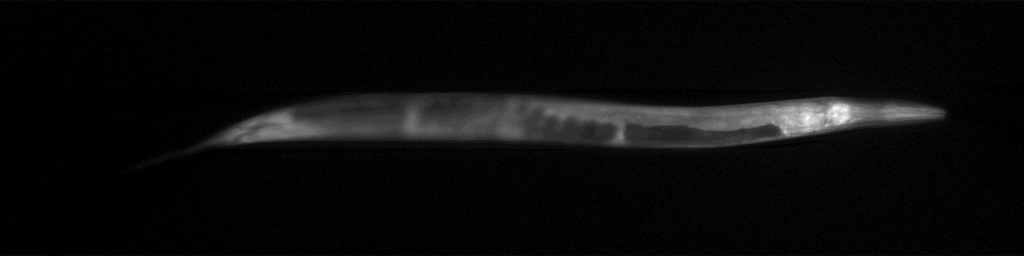
#> input picture TestImage.png, 2048 x 512 px (shown at 1/2 size); its folder holds only this picture in this run
$ python -i worm_analysis.py   (imports and definitions only)
#> lines starting #> are read from the running program, lines starting #| are printed output that depends on the picture; after the words box and inside, x2 and y2 are one past the last pixel; in counts of white or black regions, pixels touching at a corner belong together
#> further down, picture is the input picture: shape (512, 2048); min 0, max 21, mean 0.9
# Go through all .png files in the given directory

import cv2
import numpy as np
import matplotlib.pyplot as plt
import sys
import argparse
import scipy.ndimage as sp
import AnalysisFunction as AF
import glob
import os
import sqlite3
from datetime import datetime


def worm_analysis(img):
    # Select background region (safe region is rows 0-100, columns 0-2000)
    bkCoords = [448, 449, 881, 37]
    bk = img[bkCoords[1]:(bkCoords[1] + bkCoords[3]), bkCoords[0]:(bkCoords[0] + bkCoords[2])]
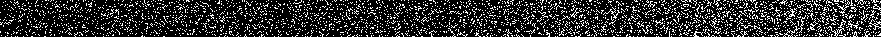
#> bk: shape (37, 881); values 0 (black) and 1 (white), 18.5% white in thin lines or dots

    #####################################################################################
    # Step 2: threshold image
    #####################################################################################

    # Otsu's thresholding to get the image to be binary black and white.
    ret, th = cv2.threshold(img, 0, 255, cv2.THRESH_BINARY + cv2.THRESH_OTSU)
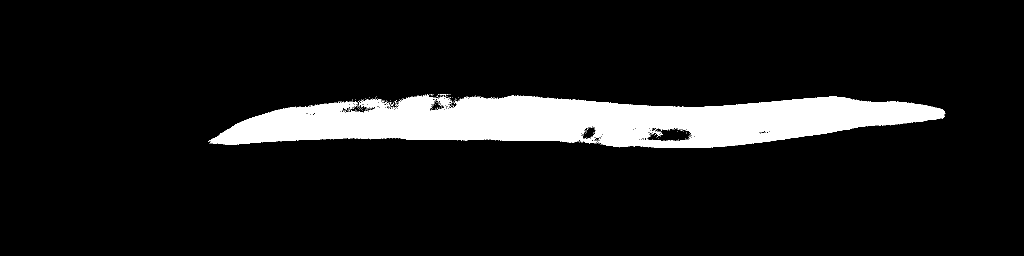
#> th: shape (512, 2048) (shown at 1/2 size); 9.5% white; 164 white regions (163 under 20 px), largest, box (x1, y1, x2, y2) and area: (416, 189, 1891, 296) 99136
#> ret = 3

    # Binary thresholding with an adjusted Otsu's threshold
    ret1, th1 = cv2.threshold(img, ret * 0.65, 255, cv2.THRESH_BINARY)
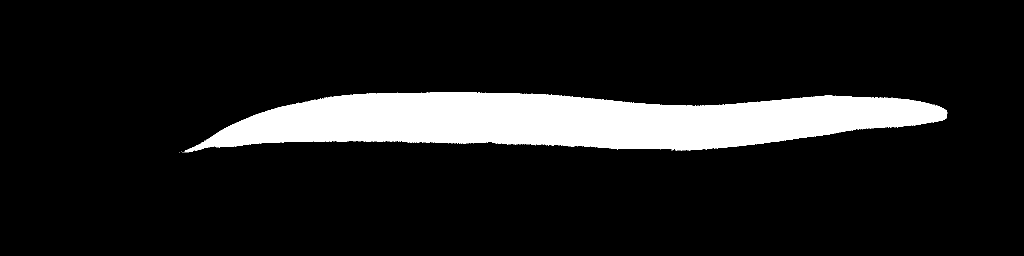
#> th1: shape (512, 2048) (shown at 1/2 size); 11.6% white; 9 white regions (8 under 20 px), largest, box (x1, y1, x2, y2) and area: (369, 184, 1895, 305) 121144
#> ret1 = 1

    plt.subplot(2,1,1)
    plt.imshow(img)
    plt.title('Original Image')
    plt.subplot(2,1,2)
    plt.imshow(th1)
    plt.title(str(ret1))
    plt.subplots_adjust(wspace = 0.6, hspace = 0.6)
    plt.show()
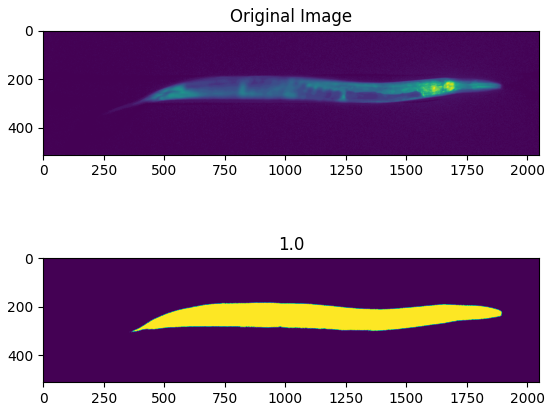
#> figure drawn by matplotlib, 2 panels

    # Take Otsu's thresholded image, th2, and do dilating/morphological opening.
    kernel_2 = np.ones((2, 2), np.uint8)
    kernel_5 = np.ones((5, 5), np.uint8)
    ImDia = cv2.dilate(th1, kernel_2, iterations=1)
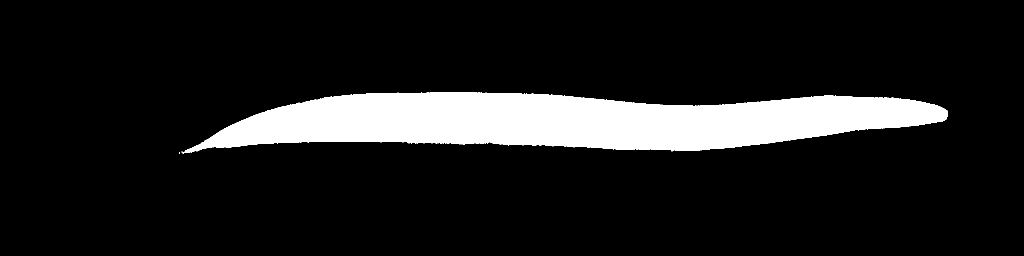
#> ImDia: shape (512, 2048) (shown at 1/2 size); 11.8% white; 3 white regions (2 under 20 px), largest, box (x1, y1, x2, y2) and area: (369, 184, 1896, 306) 123387
    ImOpen = cv2.morphologyEx(ImDia, cv2.MORPH_OPEN, kernel_5)
#> ImOpen: shape (512, 2048); 11.7% white; 1 white region, box (x1, y1, x2, y2) and area: (370, 184, 1895, 306) 123002
    filled = sp.morphology.binary_fill_holes(ImOpen)

    # optional: plot the results
    plt.subplot(4,1,1)
    plt.imshow(th1)
    plt.title('Thresholded Image')
    plt.subplot(4,1,2)
    plt.imshow(ImDia)
    plt.title('Dilated Image (kernel size = 2)')
    plt.subplot(4,1,3)
    plt.imshow(ImOpen)
    plt.title('Image after Morphological Opening (kernel size = 5)')
    plt.subplot(4,1,4)
    plt.imshow(filled)
    plt.title('filled')
    plt.subplots_adjust(wspace = 0.6, hspace = 0.6)
    plt.show()

    #####################################################################################
    # Step 3: isolate worm
    #####################################################################################

    labeled_array, num_regions = sp.label(filled)
#> num_regions = 1
    max_size = 0
    max_region = 0

    # Iterate through the regions identified by sp.label, excluding 0, the background
    for x in range(1, num_regions + 1):
        # Get the size of each region (count) and update the maximums
        count = np.count_nonzero(labeled_array == x)
        if (count > max_size):
            max_size = count
            max_region = x
#> this loop made 1 pass
#> (count, max_size) on pass 1: (123002, 123002)
#> after the loop, max_region = 1; max_size = 123002

    # Isolate the desired region by dividing each pixel by the number of the largest
    # region. If a pixel belongs to the largest region, this value will be one.
    # Generate a matrix of True and False, and turn it into 0s and 1s using .astype(int)
    justWorm = (np.divide(labeled_array, max_region) == 1).astype(int)

    # Multiply your binary mask by the original image to get just the worm body
    image_gray = np.multiply(justWorm, img)
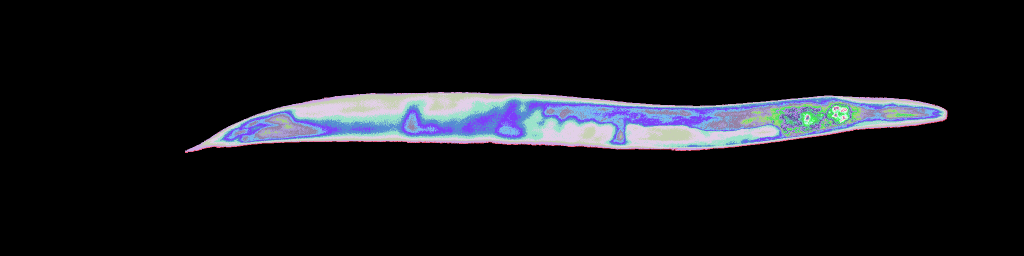
#> image_gray: shape (512, 2048) int64 (shown at 1/2 size); 22 distinct labels, from 0 to 21; one colour per label, 0 black

    # Plot resulting image
    worm = np.divide(image_gray, 255)
    plt.subplot(2,1,1)
    plt.imshow(img)
    plt.title('Original Image')
    plt.subplot(2,1,2)
    plt.imshow(worm)
    plt.title('Worm Body Only')
    plt.subplots_adjust(wspace = 0.6, hspace = 0.6)
    plt.show()

    #####################################################################################
    # Step 4: Feature Extraction
    #####################################################################################

    # Is the image cut off? Is there a nonzero number in any of the outer rows/columns?
    Cutoff = 1
    row1 = image_gray[0]
#> row1 = 2048 values from 0 to 0
    row2 = image_gray[image_gray.shape[0] - 1]
#> row2 = 2048 values from 0 to 0
    for row in image_gray:
        if row[0] >= 1:
            Cutoff = 3
        if row[image_gray.shape[1] - 1] >= 1:
            Cutoff = 3
    for position in row1:
        if position >= 1:
            Cutoff = 3
    for position in row2:
        if position >= 1:
            Cutoff = 3

    # Is the animal head or tail first?
#> (the run stopped early here; a loop or call above may not have finished)
